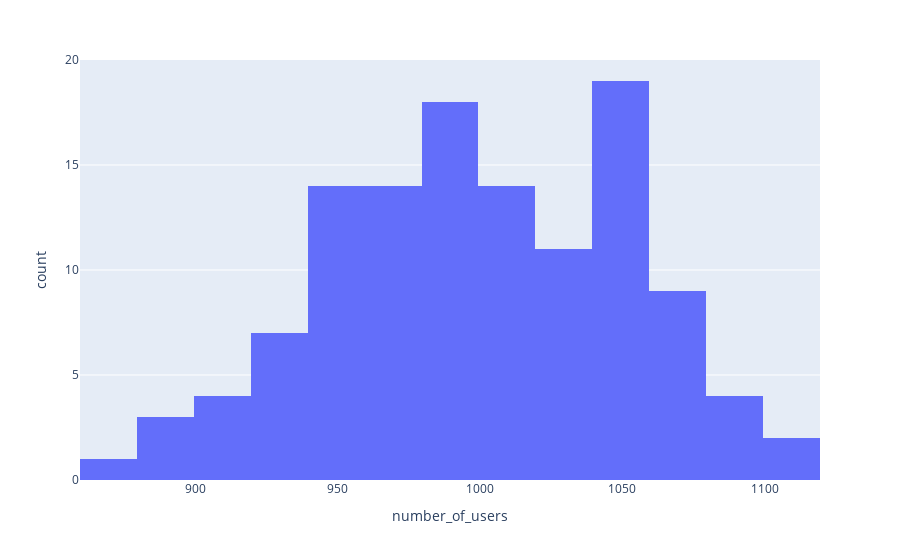

The notebook cell this image was saved under:
### Markdown cell above
### <div id='plotly_hists'>2.A. Histograms</div>

In Plotly, a histogram is an aggregated bar chart, with several possible aggregation functions (count, sum, average, etc) which can be used to visualize data on categorical and date axes as well as linear axes.

Let's take a look at an example where we will look at (randomly-generated) data from a hotel booking website. Specifically, we will look at the number of users and the number of bookings by date.

### Code cell
import pandas as pd

# Helpful dict to convert day number from datatime to string
weekdays = {
    1: "Monday",
    2: "Tuesday",
    3: "Wednesday",
    4: "Thursday",
    5: "Friday",
    6: "Saturday",
    7: "Sunday"
}

# Generate data (nusers and nbookings per day)
from random import gauss
from datetime import datetime
ndays = 120  # number of days
dates = [np.datetime64('2023-03-01') + np.timedelta64(i, 'D') for i in range(ndays)]
days = [weekdays[i.astype(datetime).isoweekday()] for i in dates]
number_of_users = [int(gauss(1000, 50)) for _ in range(ndays)]
number_of_bookings = [int(gauss(0.2*i, 0.01*i)) for i in number_of_users]
data_users_dict = {
    'date': dates,  # date in ISO 8601 format
    'day': days,  # day of week (string)
    'number_of_users': number_of_users,
    'number_of_bookings': number_of_bookings
}

# Create and show histogram with Plotly
fig = px.histogram(data_users_dict, x="number_of_users")
fig.show()

### Figure 1 — Plotly figure (JSON) as saved in the notebook; plotly's stock layout.template omitted (floating-point values rounded to 4 significant figures)
{"data": [{"alignmentgroup": "True", "bingroup": "x", "hovertemplate": "number_of_users=%{x}<br>count=%{y}<extra></extra>", "legendgroup": "", "marker": {"color": "#636efa", "pattern": {"shape": ""}}, "name": "", "offsetgroup": "", "orientation": "v", "showlegend": false, "type": "histogram", "x": [956, 988, 939, 1006, 1034, 954, 979, 1107, 948, 966, 1023, 991, 1027, 937, 936, 878, 980, 1056, 997, 994, 1044, 976, 1011, 959, 1009, 985, 991, 1011, 987, 971, 993, 1068, 919, 1029, 919, 936, 1011, 1025, 938, 1009, 1078, 1050, 1004, 1045, 917, 1056, 982, 1094, 1044, 1044, 978, 1064, 973, 990, 1106, 979, 968, 971, 1055, 991, 908, 1022, 923, 1016, 951, 1087, 1049, 1004, 1046, 1047, 1029, 993, 1015, 966, 1050, 982, 1008, 1046, 971, 1060, 946, 1066, 1051, 969, 949, 932, 1057, 885, 946, 883, 1067, 1040, 1019, 899, 995, 993, 972, 948, 1027, 954, 941, 955, 1065, 990, 1077, 1012, 1068, 998, 954, 1036, 1083, 1051, 1002, 952, 1027, 966, 1031, 1059, 1041, 1084], "xaxis": "x", "yaxis": "y"}], "layout": {"barmode": "relative", "legend": {"tracegroupgap": 0}, "margin": {"t": 60}, "xaxis": {"anchor": "y", "domain": [0, 1], "title": {"text": "number_of_users"}}, "yaxis": {"anchor": "x", "domain": [0, 1], "title": {"text": "count"}}}}
